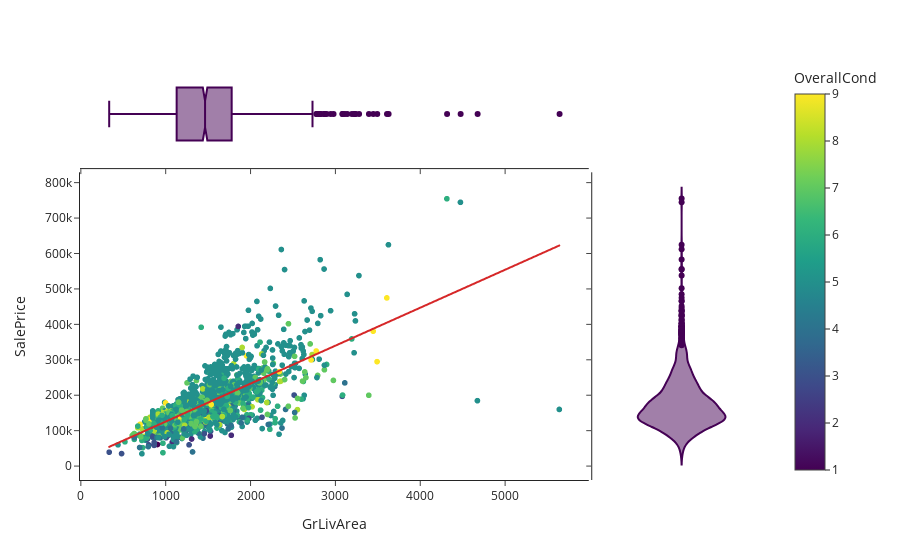

Write notebook code for a chart like this one.
### Markdown cell above
#GrLivArea: Pies cuadrados del area principal

### Code cell
yprop = 'SalePrice'
xprop = 'GrLivArea'
h= 'OverallCond'
px.scatter(train_data_full, x=xprop, y=yprop, color=h, marginal_y="violin", marginal_x="box", trendline="ols", template="simple_white")

### Figure 1 — Plotly figure (JSON) as saved in the notebook; plotly's stock layout.template omitted (floating-point values rounded to 4 significant figures; data arrays with more than 128 entries replaced by an {"elided": "..."} marker saying what was removed)
{"data": [{"hovertemplate": "GrLivArea=%{x}<br>SalePrice=%{y}<br>OverallCond=%{marker.color}<extra></extra>", "legendgroup": "", "marker": {"color": {"elided": "1460 int values"}, "coloraxis": "coloraxis", "symbol": "circle"}, "mode": "markers", "name": "", "showlegend": false, "type": "scattergl", "x": {"elided": "1460 int values"}, "xaxis": "x", "y": {"elided": "1460 int values"}, "yaxis": "y"}, {"alignmentgroup": "True", "hovertemplate": "GrLivArea=%{x}<extra></extra>", "legendgroup": "", "marker": {"color": "#440154", "symbol": "circle"}, "name": "", "notched": true, "offsetgroup": "", "showlegend": false, "type": "box", "x": {"elided": "1460 int values"}, "xaxis": "x3", "yaxis": "y3"}, {"alignmentgroup": "True", "hovertemplate": "SalePrice=%{y}<extra></extra>", "legendgroup": "", "marker": {"color": "#440154", "symbol": "circle"}, "name": "", "offsetgroup": "", "scalegroup": "y", "showlegend": false, "type": "violin", "xaxis": "x2", "y": {"elided": "1460 int values"}, "yaxis": "y2"}, {"hovertemplate": "<b>OLS trendline</b><br>SalePrice = 107.13 * GrLivArea + 18569<br>R<sup>2</sup>=0.502149<br><br>GrLivArea=%{x}<br>SalePrice=%{y} <b>(trend)</b><extra></extra>", "legendgroup": "", "marker": {"symbol": "circle"}, "mode": "lines", "name": "", "showlegend": false, "type": "scattergl", "x": {"elided": "1460 int values"}, "xaxis": "x", "y": {"elided": "1460 float values"}, "yaxis": "y"}], "layout": {"coloraxis": {"colorbar": {"title": {"text": "OverallCond"}}, "colorscale": [[0, "#440154"], [0.1111, "#482878"], [0.2222, "#3e4989"], [0.3333, "#31688e"], [0.4444, "#26828e"], [0.5556, "#1f9e89"], [0.6667, "#35b779"], [0.7778, "#6ece58"], [0.8889, "#b5de2b"], [1, "#fde725"]]}, "legend": {"tracegroupgap": 0}, "margin": {"t": 60}, "xaxis": {"anchor": "y", "domain": [0, 0.7363], "title": {"text": "GrLivArea"}}, "xaxis2": {"anchor": "y2", "domain": [0.7413, 1], "matches": "x2", "showline": false, "showticklabels": false, "ticks": ""}, "xaxis3": {"anchor": "y3", "domain": [0, 0.7363], "matches": "x", "showticklabels": false}, "xaxis4": {"anchor": "y4", "domain": [0.7413, 1], "matches": "x2", "showline": false, "showticklabels": false, "ticks": ""}, "yaxis": {"anchor": "x", "domain": [0, 0.7326], "title": {"text": "SalePrice"}}, "yaxis2": {"anchor": "x2", "domain": [0, 0.7326], "matches": "y", "showticklabels": false}, "yaxis3": {"anchor": "x3", "domain": [0.7426, 1], "matches": "y3", "showline": false, "showticklabels": false, "ticks": ""}, "yaxis4": {"anchor": "x4", "domain": [0.7426, 1], "matches": "y3", "showline": false, "showticklabels": false, "ticks": ""}}}
